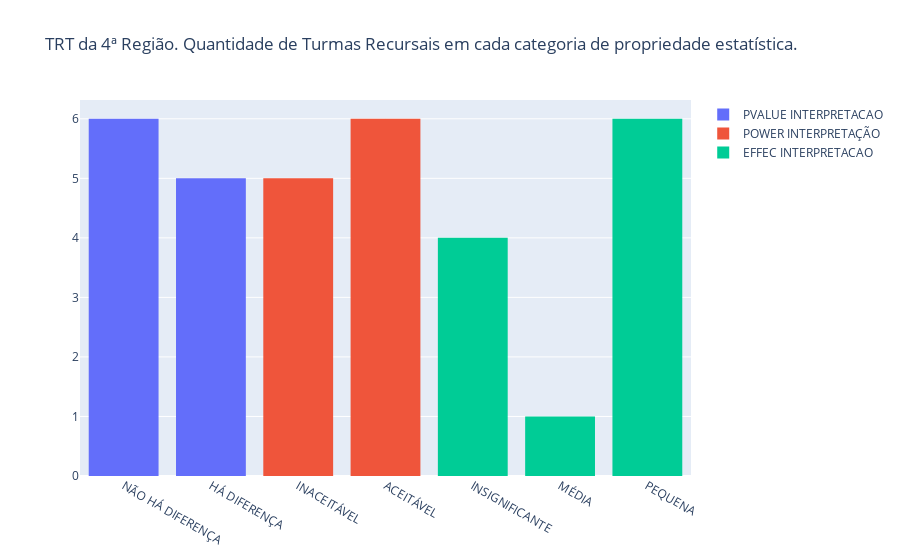

This figure's notebook cell:
### Code cell
x_pvalue = df_relatorio_trt4["PVALUE INTERPRETACAO"]
x_power = df_relatorio_trt4["POWER INTERPRETAÇÃO"]
x_effect = df_relatorio_trt4["EFFECT INTERPRETACAO"]

trace1 = go.Histogram(
    x=x_pvalue,
    name="PVALUE INTERPRETACAO",
)

trace2 = go.Histogram(
    x=x_power,
    name="POWER INTERPRETAÇÃO",
)

trace3 = go.Histogram(
    x=x_effect,
    name="EFFEC INTERPRETACAO",
)

layout = go.Layout( title="TRT da 4ª Região. Quantidade de Turmas Recursais em cada categoria de propriedade estatística.",
                   #width=1000,
                   height=500
                  )

fig = go.Figure( data = [ trace1, trace2, trace3 ], layout=layout )
fig.show()

### Figure 1 — Plotly figure (JSON) as saved in the notebook; plotly's stock layout.template omitted (floating-point values rounded to 4 significant figures)
{"data": [{"name": "PVALUE INTERPRETACAO", "type": "histogram", "x": ["NÃO HÁ DIFERENÇA", "HÁ DIFERENÇA", "HÁ DIFERENÇA", "HÁ DIFERENÇA", "HÁ DIFERENÇA", "NÃO HÁ DIFERENÇA", "NÃO HÁ DIFERENÇA", "HÁ DIFERENÇA", "NÃO HÁ DIFERENÇA", "NÃO HÁ DIFERENÇA", "NÃO HÁ DIFERENÇA"]}, {"name": "POWER INTERPRETAÇÃO", "type": "histogram", "x": ["INACEITÁVEL", "ACEITÁVEL", "ACEITÁVEL", "ACEITÁVEL", "ACEITÁVEL", "INACEITÁVEL", "INACEITÁVEL", "ACEITÁVEL", "ACEITÁVEL", "INACEITÁVEL", "INACEITÁVEL"]}, {"name": "EFFEC INTERPRETACAO", "type": "histogram", "x": ["INSIGNIFICANTE", "MÉDIA", "PEQUENA", "INSIGNIFICANTE", "PEQUENA", "INSIGNIFICANTE", "INSIGNIFICANTE", "PEQUENA", "PEQUENA", "PEQUENA", "PEQUENA"]}], "layout": {"autosize": true, "title": {"text": "TRT da 4ª Região. Quantidade de Turmas Recursais em cada categoria de propriedade estatística."}, "xaxis": {"autorange": true, "range": [-0.5, 6.5], "type": "category"}, "yaxis": {"autorange": true, "range": [0, 6.316]}}}
